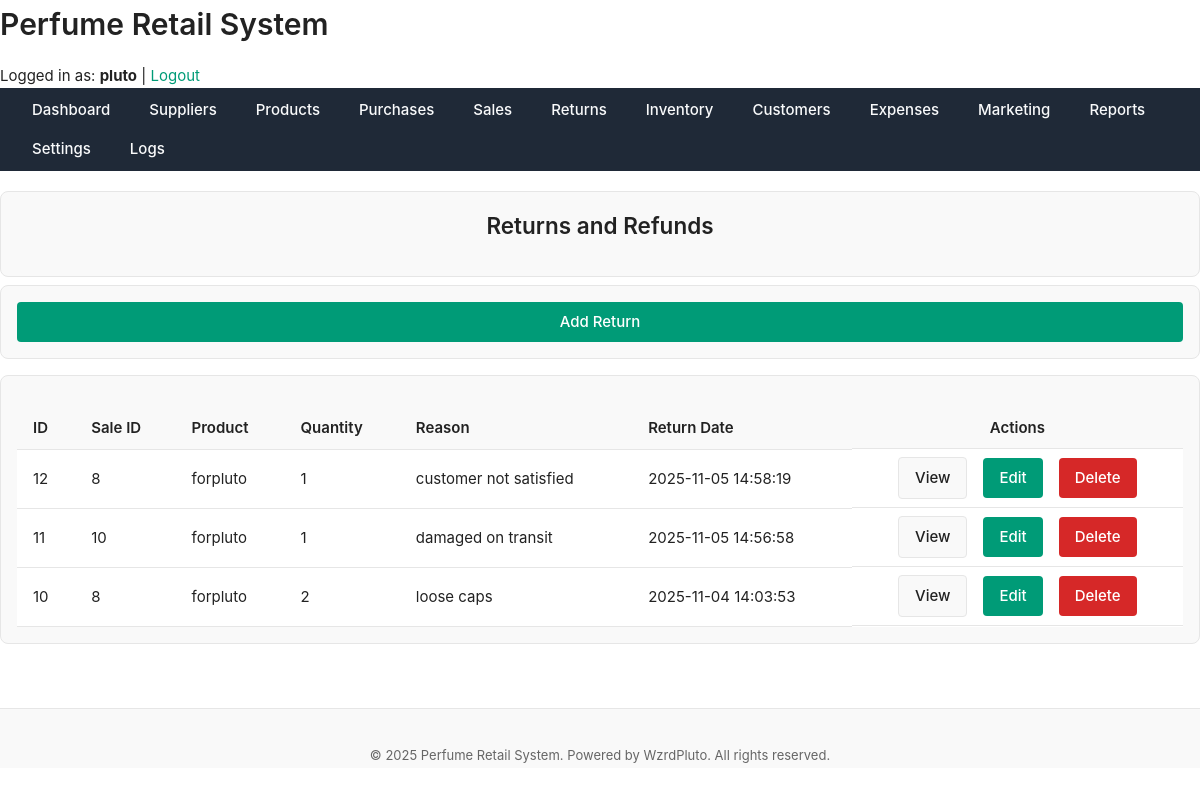
Screenshot of /public/returns/index.php (signed in) with the database file from the repository.
### tables this page shows
CREATE TABLE `returns` (
  `return_id` int(11) NOT NULL,
  `sale_id` int(11) NOT NULL,
  `product_id` int(11) NOT NULL,
  `quantity` int(11) NOT NULL,
  `reason` text DEFAULT NULL,
  `return_date` datetime DEFAULT current_timestamp()
);

CREATE TABLE `products` (
  `product_id` int(11) NOT NULL,
  `name` varchar(150) NOT NULL,
  `brand` varchar(100) DEFAULT NULL,
  `category` varchar(100) DEFAULT NULL,
  `size_ml` decimal(6,2) DEFAULT NULL,
  `cost_price` decimal(10,2) NOT NULL,
  `retail_price` decimal(10,2) NOT NULL,
  `supplier_id` int(11) DEFAULT NULL,
  `status` enum('active','discontinued') DEFAULT 'active',
  `created_at` datetime DEFAULT current_timestamp(),
  `description` text NOT NULL
);

### includes/functions.php (called while the page is built, shortened)
<?php
function get_all_returns(PDO $pdo): array {
    $stmt = $pdo->prepare("
        SELECT r.*, p.name AS product_name
        FROM returns r
        JOIN products p ON r.product_id = p.product_id
        ORDER BY r.return_date DESC
    ");
    $stmt->execute();
    return $stmt->fetchAll(PDO::FETCH_ASSOC);
}

### public/returns/index.php (the view, shortened to what this page needs)
<?php
require_once '../../includes/functions.php';
$returns = get_all_returns($pdo);
?>
<?php include '../../includes/header.php'; ?>
<main class="main-content">
    <div class="card mb-sm" style="display:flex; justify-content:space-between; align-items:center;">
        <h2>Returns and Refunds</h2>
    </div>
    <div class="card mb-md flex end">
        <a href="add.php" class="btn btn-primary">Add Return</a>
    </div>
    <div class="card">
        <?php if (empty($returns)): ?>
            <p class="empty-state">No returns found.</p>
        <?php else: ?>
            <table class="table">
                <thead>
                    <tr>
                        <th>ID</th>
                        <th>Sale ID</th>
                        <th>Product</th>
                        <th>Quantity</th>
                        <th>Reason</th>
                        <th>Return Date</th>
                        <th class="center">Actions</th>
                    </tr>
                </thead>
                <tbody>
                    <?php foreach ($returns as $r): ?>
                        <tr>
                            <td><?= (int)$r['return_id'] ?></td>
                            <td><?= (int)$r['sale_id'] ?></td>
                            <td><?= htmlspecialchars($r['product_name']) ?></td>
                            <td><?= (int)$r['quantity'] ?></td>
                            <td><?= htmlspecialchars($r['reason']) ?></td>
                            <td><?= htmlspecialchars($r['return_date']) ?></td>
                            <td class="flex center gap-md">
                                <a href="view.php?id=<?= $r['return_id'] ?>" class="btn btn-secondary">View</a>
                                <a href="edit.php?id=<?= $r['return_id'] ?>" class="btn btn-primary">Edit</a>
                                <a href="delete.php?id=<?= $r['return_id'] ?>" class="btn btn-danger">Delete</a>
                            </td>
                        </tr>
                    <?php endforeach; ?>
                </tbody>
            </table>
        <?php endif; ?>
    </div>
</main>
<?php include '../../includes/footer.php'; ?>

### assets/css/layout.css (style rules this page uses)
body { display: flex; min-height: 100vh; flex-direction: column; }
table { width: 100%; border-collapse: collapse; }
th, td { padding: var(--space-sm) var(--space-md); text-align: left; border-bottom: 1px solid var(--color-border); }
th { font-weight: 600; background-color: var(--color-surface); }
.flex { display: flex; }
.mb-md { margin-bottom: var(--space-md); }
.gap-md { gap: var(--space-md); }

### assets/css/theme.css (style rules this page uses)
:root { --color-bg: #ffffff; --color-surface: #f9f9f9; --color-border: #e6e6e6; --color-text: #222222; --color-text-muted: #666666; --color-primary: #009b77; --color-primary-hover: #008165; --color-danger: #d62828; --color-success: #2d6a4f; --color-warning: #e9c46a; --shadow-light: 0 2px 8px rgba(0, 0, 0, 0.05); --radius-sm: 4px; --radius-md: 8px; --radius-lg: 16px; --font-main: "Inter", "Segoe UI", "Roboto", sans-serif; --font-size-base: 15px; --font-size-sm: 13px; --font-size-lg: 18px; --line-height-base: 1.6; --space-xs: 4px; --space-sm: 8px; --space-md: 16px; --space-lg: 24px; --space-xl: 40px; --transition-fast: 0.15s ease-in-out; --transition-base: 0.25s ease; }
*, *::before, *::after { box-sizing: border-box; margin: 0; padding: 0; }
html, body { font-family: var(--font-main); font-size: var(--font-size-base); line-height: var(--line-height-base); background-color: var(--color-bg); color: var(--color-text); height: 100%; min-height: 100vh; }
a { color: var(--color-primary); text-decoration: none; transition: color var(--transition-fast); }
h1, h2, h3, h4, h5 { color: var(--color-text); margin-bottom: var(--space-md); font-weight: 600; }
.card { background: var(--color-surface); border: 1px solid var(--color-border); border-radius: var(--radius-md); box-shadow: var(--shadow-light); padding: var(--space-lg); margin-bottom: var(--space-lg); }
.btn { display: inline-block; padding: var(--space-sm) var(--space-md); border: none; border-radius: var(--radius-sm); cursor: pointer; transition: background var(--transition-fast); font-size: var(--font-size-base); }
.btn-primary { background: var(--color-primary); color: #fff; }
.btn-danger { background: var(--color-danger); color: #fff; }
table { width: 100%; border-collapse: collapse; margin-top: var(--space-md); }
th, td { text-align: left; padding: var(--space-sm) var(--space-md); border-bottom: 1px solid var(--color-border); }
th { background: var(--color-surface); font-weight: 600; }
.mb-md { margin-bottom: var(--space-md); }
.center { text-align: center; }

### assets/css/components.css (style rules this page uses)
button, .btn { display: inline-flex; align-items: center; justify-content: center; padding: var(--space-sm) var(--space-md); font-size: var(--font-size-base); font-weight: 500; border: none; border-radius: var(--radius-sm); cursor: pointer; transition: background var(--transition-fast), color var(--transition-fast), transform var(--transition-fast); text-decoration: none; }
.btn-primary { background-color: var(--color-primary); color: #fff; }
.btn-secondary { background-color: var(--color-surface); color: var(--color-text); border: 1px solid var(--color-border); }
.btn-danger { background-color: var(--color-danger); color: #fff; }
.card { background-color: var(--color-surface); border: 1px solid var(--color-border); border-radius: var(--radius-md); padding: var(--space-md); box-shadow: var(--shadow-sm); display: flex; flex-direction: column; gap: var(--space-sm); transition: box-shadow var(--transition-base); }
.table { width: 100%; border-collapse: collapse; background-color: var(--color-bg); }
.table th, .table td { padding: var(--space-sm) var(--space-md); text-align: left; border-bottom: 1px solid var(--color-border); }
.table th { background-color: var(--color-surface); font-weight: 600; }
.center { display: flex; justify-content: center; align-items: center; }
.mb-sm { margin-bottom: var(--space-sm); }

### rows the page displays
returns: return_id "12", sale "8", product.name "forpluto", quantity "1", reason "customer not satisfied", return_date "2025-11-05 14:58:19"
returns: return_id "11", sale "10", product.name "forpluto", quantity "1", reason "damaged on transit", return_date "2025-11-05 14:56:58"
returns: return_id "10", sale "8", product.name "forpluto", quantity "2", reason "loose caps", return_date "2025-11-04 14:03:53"

### other values shown
SITE_NAME "Perfume Retail System"
$_SESSION['username'] "pluto"
